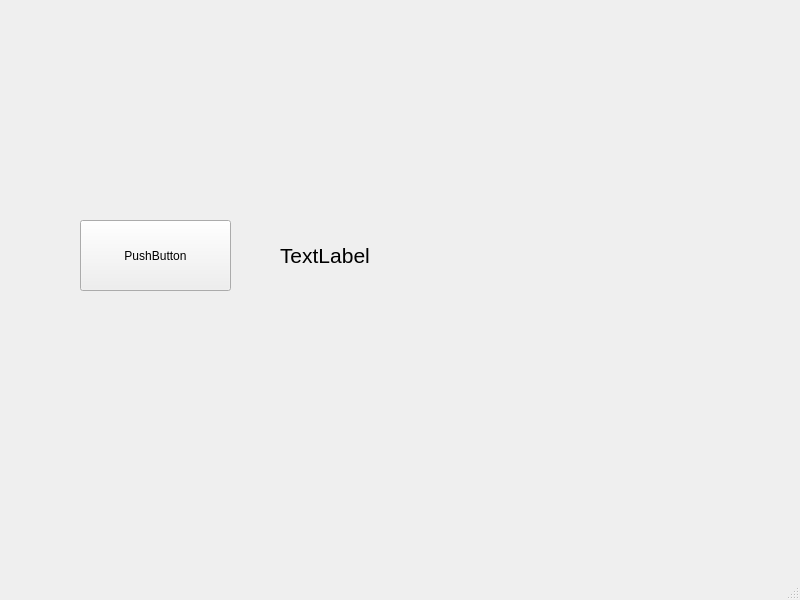
<?xml version="1.0" encoding="UTF-8"?>
<ui version="4.0">
 <class>MainWindow</class>
 <widget class="QMainWindow" name="MainWindow">
  <property name="geometry">
   <rect>
    <x>0</x>
    <y>0</y>
    <width>800</width>
    <height>600</height>
   </rect>
  </property>
  <property name="windowTitle">
   <string>MainWindow</string>
  </property>
  <widget class="QWidget" name="centralwidget">
   <widget class="QPushButton" name="pushButton">
    <property name="geometry">
     <rect>
      <x>80</x>
      <y>220</y>
      <width>151</width>
      <height>71</height>
     </rect>
    </property>
    <property name="text">
     <string>PushButton</string>
    </property>
   </widget>
   <widget class="QLabel" name="label">
    <property name="geometry">
     <rect>
      <x>280</x>
      <y>230</y>
      <width>261</width>
      <height>51</height>
     </rect>
    </property>
    <property name="font">
     <font>
      <pointsize>16</pointsize>
     </font>
    </property>
    <property name="text">
     <string>TextLabel</string>
    </property>
   </widget>
  </widget>
  <widget class="QMenuBar" name="menubar">
   <property name="geometry">
    <rect>
     <x>0</x>
     <y>0</y>
     <width>800</width>
     <height>22</height>
    </rect>
   </property>
  </widget>
  <widget class="QStatusBar" name="statusbar"/>
 </widget>
 <resources/>
 <connections/>
</ui>
